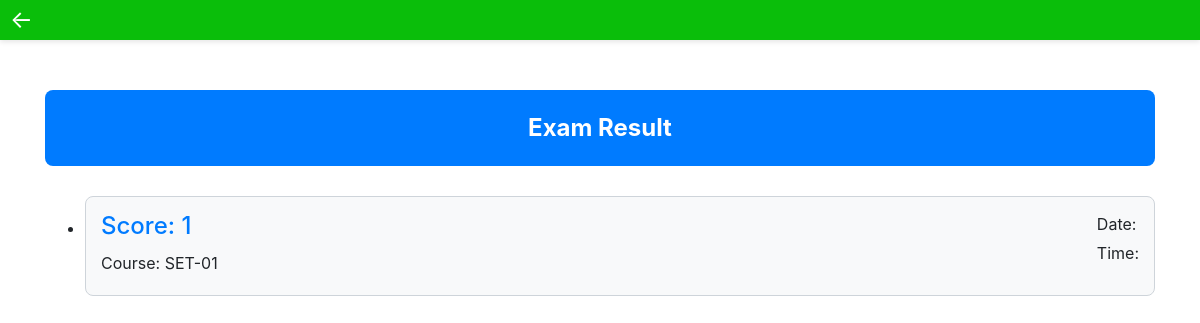
Page /view_score/ (signed in) on the earlier database version.
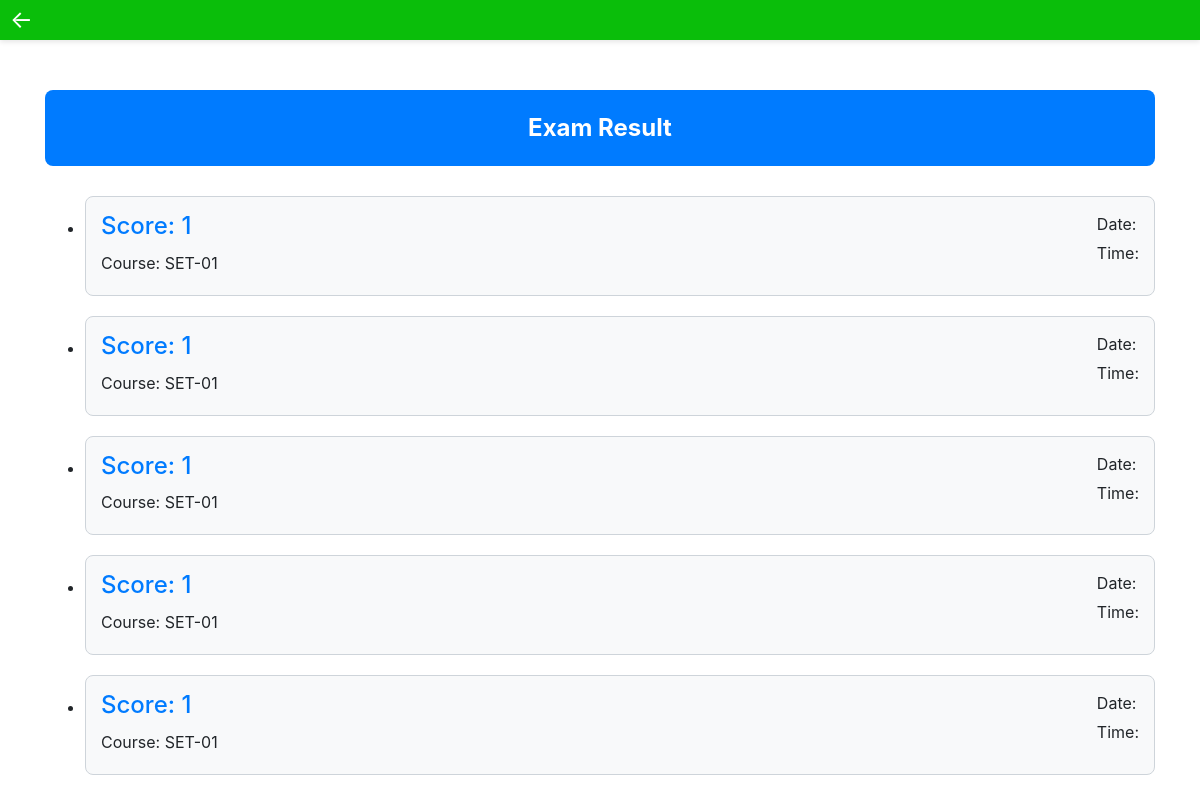
Same page on the later database version.
### main/models.py (models this page shows, shortened)
class ScoreBoard(models.Model):
    course = models.ForeignKey(Course, on_delete=models.CASCADE)
    user = models.ForeignKey(User, on_delete=models.CASCADE)
    score = models.IntegerField()

class Course(models.Model):
    course_name = models.CharField(max_length=100)

### main/views.py (the view)
# urls.py: path('view_score/' , view_score , name="view_score"),
@login_required(login_url='/login')
def view_score(request):
    user = request.user
    score = ScoreBoard.objects.filter(user=user)
    context = {'score' : score}
    return render(request,'score.html' , context)

### main/templates/score.html (shortened to what this page needs)
<!DOCTYPE html>
<html lang="en">
<head>
  <link rel="stylesheet" href="https://stackpath.bootstrapcdn.com/bootstrap/4.4.1/css/bootstrap.min.css">
</head>
<body>
  <div class="header">
    <a class="left-arrow" href="{% url 'main:modelexam' %}">&#8592;</a>
</div>
  <div class="container">
    <div class="result-container">
      <div class="result-header">
        Exam Result
      </div>
      {% if score %}
      <ul class="result-list">
        {% for s in score %}
        <li class="result-item">
          <h4>Score: {{ s.score }}</h4>
          <p>Course: {{ s.course.course_name }}</p>
          <div class="exam-info">
            <p>Date: {{ s.exam_date }}</p>
            <p>Time: {{ s.exam_time }}</p>
          </div>
        </li>
        {% endfor %}
      </ul>
      {% else %}
      <div class="no-result-message">
        <p>You haven't given any exam yet.</p>
        <a class="btn btn-primary" href="/">Start Exam</a>
      </div>
      {% endif %}
    </div>
  </div>
</body>
</html>

### main/templates/score.html (style rules this page uses)
.result-container { margin-top: 50px; }
.result-header { background-color: #007bff; color: #fff; padding: 20px; font-size: 24px; font-weight: bold; text-align: center; border-radius: 8px; }
.result-list { margin-top: 30px; }
.result-item { background-color: #f8f9fa; border: 1px solid #ced4da; border-radius: 8px; margin-bottom: 20px; padding: 15px; position: relative; }
.result-item h4 { margin-bottom: 10px; color: #007bff; margin-top: 0; }
.result-item p { margin-bottom: 5px; }
.exam-info { position: absolute; top: 15px; right: 15px; }
.exam-info p { margin-bottom: 5px; }
.header { background-color: #0abe0a; color: #fff; padding: 20px; box-shadow: 0 2px 5px rgba(0, 0, 0, 0.1); position: relative; margin-bottom: 30px; }
.left-arrow { position: absolute; top: 50%; left: 10px; transform: translateY(-50%); font-size: 24px; color: #fff; text-decoration: none; }

Differences in the rows shown:
added ScoreBoard: score "1", course.course_name "SET-01"
added ScoreBoard: score "1", course.course_name "SET-01"
added ScoreBoard: score "1", course.course_name "SET-01"
added ScoreBoard: score "1", course.course_name "SET-01"
